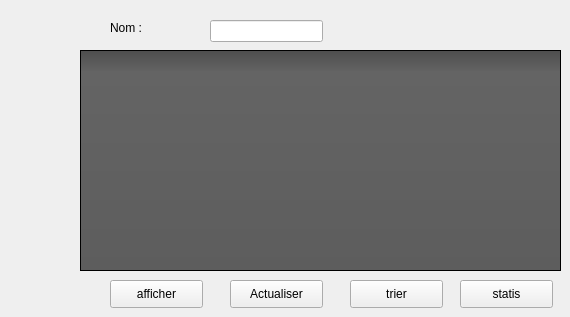
     <widget class="QWidget" name="tab_2">
      <attribute name="title">
       <string>Afficher les clients</string>
      </attribute>
      <widget class="QTableView" name="tableView">
       <property name="geometry">
        <rect>
         <x>80</x>
         <y>50</y>
         <width>481</width>
         <height>221</height>
        </rect>
       </property>
       <property name="styleSheet">
        <string notr="true">QToolTip
{
     border: 1px solid black;
     background-color: #ffa02f;
     padding: 1px;
     border-radius: 3px;
     opacity: 100;
}

QWidget
{
    color: #b1b1b1;
    background-color: #323232;
}

QWidget:item:hover
{
    background-color: QLinearGradient( x1: 0, y1: 0, x2: 0, y2: 1, stop: 0 #ffa02f, stop: 1 #ca0619);
    color: #000000;
}

QWidget:item:selected
{
    background-color: QLinearGradient( x1: 0, y1: 0, x2: 0, y2: 1, stop: 0 #ffa02f, stop: 1 #d7801a);
}

QMenuBar::item
{
    background: transparent;
}

QMenuBar::item:selected
{
    background: transparent;
    border: 1px solid #ffaa00;
}

QMenuBar::item:pressed
{
    background: #444;
    border: 1px solid #000;
    background-color: QLinearGradient(
        x1:0, y1:0,
        x2:0, y2:1,
        stop:1 #212121,
        stop:0.4 #343434/*,
        stop:0.2 #343434,
        stop:0.1 #ffaa00*/
    );
    margin-bottom:-1px;
    padding-bottom:1px;
}

QMenu
{
    border: 1px solid #000;
}

QMenu::item
{
    padding: 2px 20px 2px 20px;
}

QMenu::item:selected
{
    color: #000000;
}

QWidget:disabled
{
    color: #404040;
    background-color: #323232;
}

QAbstractItemView
{
    background-color: QLinearGradient( x1: 0, y1: 0, x2: 0, y2: 1, stop: 0 #4d4d4d, stop: 0.1 #646464, stop: 1 #5d5d5d);
}

QWidget:focus
{
    /*border: 2px solid QLinearGradient( x1: 0, y1: 0, x2: 0, y2: 1, stop: 0 #ffa02f, stop: 1 #d7801a);*/
}

QLineEdit
{
    background-color: QLinearGradient( x1: 0, y1: 0, x2: 0, y2: 1, stop: 0 #4d4d4d, stop: 0 #646464, stop: 1 #5d5d5d);
    padding: 1px;
    border-style: solid;
    border: 1px solid #1e1e1e;
    border-radius: 5;
}

QPushButton
{
    color: #b1b1b1;
    background-color: QLinearGradient( x1: 0, y1: 0, x2: 0, y2: 1, stop: 0 #565656, stop: 0.1 #525252, stop: 0.5 #4e4e4e, stop: 0.9 #4a4a4a, stop: 1 #464646);
    border-width: 1px;
    border-color: #1e1e1e;
    border-style: solid;
    border-radius: 6;
    padding: 3px;
    font-size: 12px;
    padding-left: 5px;
    padding-right: 5px;
}

QPushButton:pressed
{
    background-color: QLinearGradient( x1: 0, y1: 0, x2: 0, y2: 1, stop: 0 #2d2d2d, stop: 0.1 #2b2b2b, stop: 0.5 #292929, stop: 0.9 #282828, stop: 1 #252525);
}

QComboBox
{
    selection-background-color: #ffaa00;
    background-color: QLinearGradient( x1: 0, y1: 0, x2: 0, y2: 1, stop: 0 #565656, stop: 0.1 #525252, stop: 0.5 #4e4e4e, stop: 0.9 #4a4a4a, stop: 1 #464646);
    border-style: solid;
    border: 1px solid #1e1e1e;
    border-radius: 5;
}

QComboBox:hover,QPushButton:hover
{
    border: 2px solid QLinearGradient( x1: 0, y1: 0, x2: 0, y2: 1, stop: 0 #ffa02f, stop: 1 #d7801a);
}


QComboBox:on
{
    padding-top: 3px;
    padding-left: 4px;
    background-color: QLinearGradient( x1: 0, y1: 0, x2: 0, y2: 1, stop: 0 #2d2d2d, stop: 0.1 #2b2b2b, stop: 0.5 #292929, stop: 0.9 #282828, stop: 1 #252525);
    selection-background-color: #ffaa00;
}

QComboBox QAbstractItemView
{
    border: 2px solid darkgray;
    selection-background-color: QLinearGradient( x1: 0, y1: 0, x2: 0, y2: 1, stop: 0 #ffa02f, stop: 1 #d7801a);
}

QComboBox::drop-down
{
     subcontrol-origin: padding;
     subcontrol-position: top right;
     width: 15px;

     border-left-width: 0px;
     border-left-color: darkgray;
     border-left-style: solid; /* just a single line */
     border-top-right-radius: 3px; /* same radius as the QComboBox */
     border-bottom-right-radius: 3px;
 }

QComboBox::down-arrow
{
     image: url(:/down_arrow.png);
}

QGroupBox:focus
{
border: 2px solid QLinearGradient( x1: 0, y1: 0, x2: 0, y2: 1, stop: 0 #ffa02f, stop: 1 #d7801a);
}

QTextEdit:focus
{
    border: 2px solid QLinearGradient( x1: 0, y1: 0, x2: 0, y2: 1, stop: 0 #ffa02f, stop: 1 #d7801a);
}

QScrollBar:horizontal {
     border: 1px solid #222222;
     background: QLinearGradient( x1: 0, y1: 0, x2: 0, y2: 1, stop: 0.0 #121212, stop: 0.2 #282828, stop: 1 #484848);
     height: 7px;
     margin: 0px 16px 0 16px;
}

QScrollBar::handle:horizontal
{
      background: QLinearGradient( x1: 0, y1: 0, x2: 1, y2: 0, stop: 0 #ffa02f, stop: 0.5 #d7801a, stop: 1 #ffa02f);
      min-height: 20px;
      border-radius: 2px;
}

QScrollBar::add-line:horizontal {
      border: 1px solid #1b1b19;
      border-radius: 2px;
      background: QLinearGradient( x1: 0, y1: 0, x2: 1, y2: 0, stop: 0 #ffa02f, stop: 1 #d7801a);
      width: 14px;
      subcontrol-position: right;
      subcontrol-origin: margin;
}

QScrollBar::sub-line:horizontal {
      border: 1px solid #1b1b19;
      border-radius: 2px;
      background: QLinearGradient( x1: 0, y1: 0, x2: 1, y2: 0, stop: 0 #ffa02f, stop: 1 #d7801a);
      width: 14px;
     subcontrol-position: left;
     subcontrol-origin: margin;
}

QScrollBar::right-arrow:horizontal, QScrollBar::left-arrow:horizontal
{
      border: 1px solid black;
      width: 1px;
      height: 1px;
      background: white;
}

QScrollBar::add-page:horizontal, QScrollBar::sub-page:horizontal
{
      background: none;
}

QScrollBar:vertical
{
      background: QLinearGradient( x1: 0, y1: 0, x2: 1, y2: 0, stop: 0.0 #121212, stop: 0.2 #282828, stop: 1 #484848);
      width: 7px;
      margin: 16px 0 16px 0;
      border: 1px solid #222222;
}

QScrollBar::handle:vertical
{
      background: QLinearGradient( x1: 0, y1: 0, x2: 0, y2: 1, stop: 0 #ffa02f, stop: 0.5 #d7801a, stop: 1 #ffa02f);
      min-height: 20px;
      border-radius: 2px;
}

QScrollBar::add-line:vertical
{
      border: 1px solid #1b1b19;
      border-radius: 2px;
      background: QLinearGradient( x1: 0, y1: 0, x2: 0, y2: 1, stop: 0 #ffa02f, stop: 1 #d7801a);
      height: 14px;
      subcontrol-position: bottom;
      subcontrol-origin: margin;
}

QScrollBar::sub-line:vertical
{
      border: 1px solid #1b1b19;
      border-radius: 2px;
      background: QLinearGradient( x1: 0, y1: 0, x2: 0, y2: 1, stop: 0 #d7801a, stop: 1 #ffa02f);
      height: 14px;
      subcontrol-position: top;
      subcontrol-origin: margin;
}

QScrollBar::up-arrow:vertical, QScrollBar::down-arrow:vertical
{
      border: 1px solid black;
      width: 1px;
      height: 1px;
      background: white;
}


QScrollBar::add-page:vertical, QScrollBar::sub-page:vertical
{
      background: none;
}

QTextEdit
{
    background-color: #242424;
}

QPlainTextEdit
{
    background-color: #242424;
}

QHeaderView::section
{
    background-color: QLinearGradient(x1:0, y1:0, x2:0, y2:1, stop:0 #616161, stop: 0.5 #505050, stop: 0.6 #434343, stop:1 #656565);
    color: white;
    padding-left: 4px;
    border: 1px solid #6c6c6c;
}

QCheckBox:disabled
{
color: #414141;
}

QDockWidget::title
{
    text-align: center;
    spacing: 3px; /* spacing between items in the tool bar */
    background-color: QLinearGradient(x1:0, y1:0, x2:0, y2:1, stop:0 #323232, stop: 0.5 #242424, stop:1 #323232);
}

QDockWidget::close-button, QDockWidget::float-button
{
    text-align: center;
    spacing: 1px; /* spacing between items in the tool bar */
    background-color: QLinearGradient(x1:0, y1:0, x2:0, y2:1, stop:0 #323232, stop: 0.5 #242424, stop:1 #323232);
}

QDockWidget::close-button:hover, QDockWidget::float-button:hover
{
    background: #242424;
}

QDockWidget::close-button:pressed, QDockWidget::float-button:pressed
{
    padding: 1px -1px -1px 1px;
}

QMainWindow::separator
{
    background-color: QLinearGradient(x1:0, y1:0, x2:0, y2:1, stop:0 #161616, stop: 0.5 #151515, stop: 0.6 #212121, stop:1 #343434);
    color: white;
    padding-left: 4px;
    border: 1px solid #4c4c4c;
    spacing: 3px; /* spacing between items in the tool bar */
}

QMainWindow::separator:hover
{

    background-color: QLinearGradient(x1:0, y1:0, x2:0, y2:1, stop:0 #d7801a, stop:0.5 #b56c17 stop:1 #ffa02f);
    color: white;
    padding-left: 4px;
    border: 1px solid #6c6c6c;
    spacing: 3px; /* spacing between items in the tool bar */
}

QToolBar::handle
{
     spacing: 3px; /* spacing between items in the tool bar */
     background: url(:/images/handle.png);
}

QMenu::separator
{
    height: 2px;
    background-color: QLinearGradient(x1:0, y1:0, x2:0, y2:1, stop:0 #161616, stop: 0.5 #151515, stop: 0.6 #212121, stop:1 #343434);
    color: white;
    padding-left: 4px;
    margin-left: 10px;
    margin-right: 5px;
}

QProgressBar
{
    border: 2px solid grey;
    border-radius: 5px;
    text-align: center;
}

QProgressBar::chunk
{
    background-color: #d7801a;
    width: 2.15px;
    margin: 0.5px;
}

QTabBar::tab {
    color: #b1b1b1;
    border: 1px solid #444;
    border-bottom-style: none;
    background-color: #323232;
    padding-left: 10px;
    padding-right: 10px;
    padding-top: 3px;
    padding-bottom: 2px;
    margin-right: -1px;
}

QTabWidget::pane {
    border: 1px solid #444;
    top: 1px;
}

QTabBar::tab:last
{
    margin-right: 0; /* the last selected tab has nothing to overlap with on the right */
    border-top-right-radius: 3px;
}

QTabBar::tab:first:!selected
{
 margin-left: 0px; /* the last selected tab has nothing to overlap with on the right */


    border-top-left-radius: 3px;
}

QTabBar::tab:!selected
{
    color: #b1b1b1;
    border-bottom-style: solid;
    margin-top: 3px;
    background-color: QLinearGradient(x1:0, y1:0, x2:0, y2:1, stop:1 #212121, stop:.4 #343434);
}

QTabBar::tab:selected
{
    border-top-left-radius: 3px;
    border-top-right-radius: 3px;
    margin-bottom: 0px;
}

QTabBar::tab:!selected:hover
{
    /*border-top: 2px solid #ffaa00;
    padding-bottom: 3px;*/
    border-top-left-radius: 3px;
    border-top-right-radius: 3px;
    background-color: QLinearGradient(x1:0, y1:0, x2:0, y2:1, stop:1 #212121, stop:0.4 #343434, stop:0.2 #343434, stop:0.1 #ffaa00);
}

QRadioButton::indicator:checked, QRadioButton::indicator:unchecked{
    color: #b1b1b1;
    background-color: #323232;
    border: 1px solid #b1b1b1;
    border-radius: 6px;
}

QRadioButton::indicator:checked
{
    background-color: qradialgradient(
        cx: 0.5, cy: 0.5,
        fx: 0.5, fy: 0.5,
        radius: 1.0,
        stop: 0.25 #ffaa00,
        stop: 0.3 #323232
    );
}

QCheckBox::indicator{
    color: #b1b1b1;
    background-color: #323232;
    border: 1px solid #b1b1b1;
    width: 9px;
    height: 9px;
}

QRadioButton::indicator
{
    border-radius: 6px;
}

QRadioButton::indicator:hover, QCheckBox::indicator:hover
{
    border: 1px solid #ffaa00;
}

QCheckBox::indicator:checked
{
    image:url(:/images/checkbox.png);
}

QCheckBox::indicator:disabled, QRadioButton::indicator:disabled
{
    border: 1px solid #444;
}</string>
       </property>
      </widget>
      <widget class="QPushButton" name="afficher">
       <property name="geometry">
        <rect>
         <x>110</x>
         <y>280</y>
         <width>93</width>
         <height>28</height>
        </rect>
       </property>
       <property name="text">
        <string>afficher</string>
       </property>
      </widget>
      <widget class="QPushButton" name="pushButton_3">
       <property name="geometry">
        <rect>
         <x>350</x>
         <y>280</y>
         <width>93</width>
         <height>28</height>
        </rect>
       </property>
       <property name="text">
        <string>trier</string>
       </property>
      </widget>
      <widget class="QPushButton" name="Actualiser">
       <property name="geometry">
        <rect>
         <x>230</x>
         <y>280</y>
         <width>93</width>
         <height>28</height>
        </rect>
       </property>
       <property name="text">
        <string>Actualiser</string>
       </property>
      </widget>
      <widget class="QPushButton" name="statis">
       <property name="geometry">
        <rect>
         <x>460</x>
         <y>280</y>
         <width>93</width>
         <height>28</height>
        </rect>
       </property>
       <property name="text">
        <string>statis</string>
       </property>
      </widget>
      <widget class="QLineEdit" name="lineEdit">
       <property name="geometry">
        <rect>
         <x>210</x>
         <y>20</y>
         <width>113</width>
         <height>22</height>
        </rect>
       </property>
      </widget>
      <widget class="QLabel" name="label_26">
       <property name="geometry">
        <rect>
         <x>110</x>
         <y>20</y>
         <width>55</width>
         <height>16</height>
        </rect>
       </property>
       <property name="text">
        <string>Nom :</string>
       </property>
      </widget>
     </widget>
